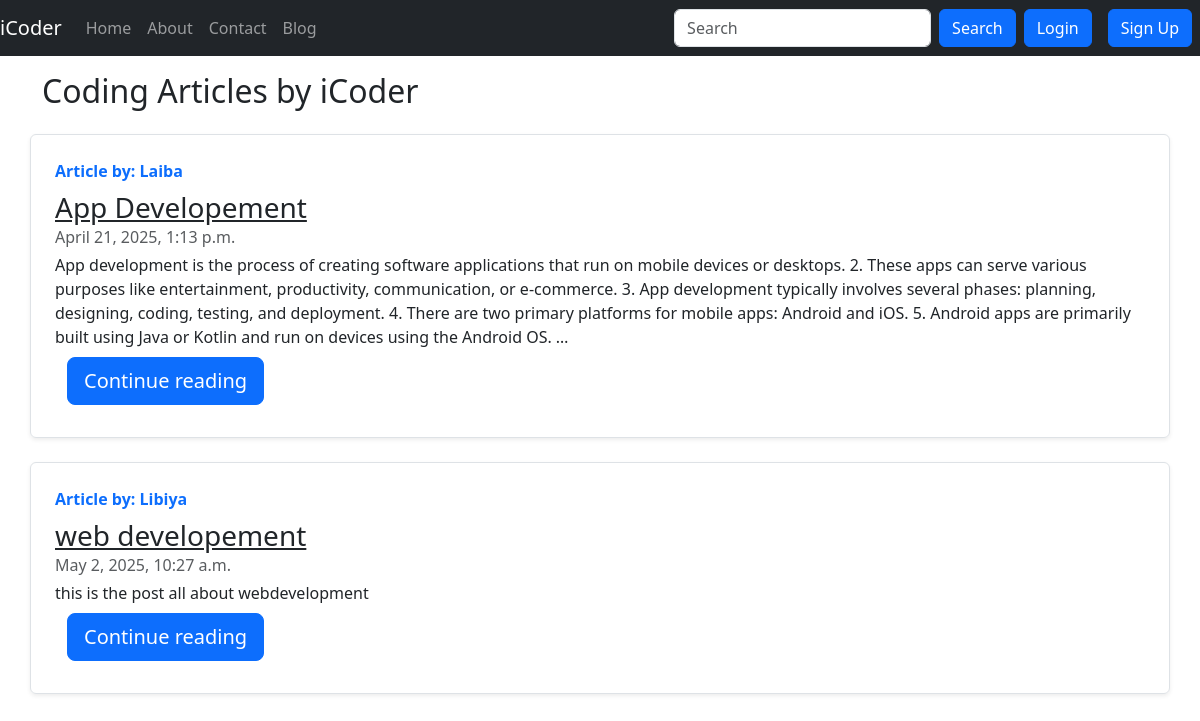
Screenshot of /blog/ with the database file from the repository.
### blog/models.py (models this page shows, shortened)
class Post(models.Model):
    sno= models.AutoField(primary_key=True)
    title = models.CharField(max_length=100)
    author = models.CharField(max_length=50)
    content = models.TextField()
    slug = models.SlugField(max_length=100, unique=True)
    timestamp = models.DateTimeField(blank=True)

### blog/views.py (the view)
# urls.py: path('', views.blogHome, name='blogHome'),
def blogHome(request):
    allposts = Post.objects.all()
    context = {'allposts': allposts}
    return render(request,'blog/blogHome.html', context)

### templates/blog/blogHome.html (shortened to what this page needs)
{%extends 'base.html'%}
{%block body%}
<div class="container my-3">
    <h2>Coding Articles by iCoder</h2>
    {% for post in allposts %}
    <div class="row no-gutters border rounded overflow-hidden flex-md-row mb-4 shadow-sm h-md-250 my-4 position-relative">
        <div class="col p-4 d-flex flex-column position-static">
            <strong class="d-inline-block mb-2 text-primary" >Article by: {{post.author}}</strong>
            <h3 class="mb-0"><a class = "text-dark" href="{{post.slug}}">{{post.title}}</a></h3>
            <div class="mb-1 text-muted">{{post.timestamp}}</div>
            <p class="card-text mb-auto">{{post.content| truncatechars:500}}</p>
            <div class=container my-2>
                <a class="btn btn-primary btn-lg my-2" href="{{post.slug}}" role="button">Continue reading</a>
            </div>
        </div>
    </div>
    {% endfor %}
</div>
{%endblock%}

### rows the page displays
Post: author "Laiba", title "App Developement", timestamp "April 21, 2025, 1:13 p.m.", content "App development is the process of creating software applications that run on mobile devices or desktops. 2. These apps can serve various purposes like entertainment, productivity, communication, or e-commerce. 3. App development typically involves several phases: planning, designing, coding, testing, and deployment. 4. There are two primary platforms for mobile apps: Android and iOS. 5. Android apps are primarily built using Java or Kotlin and run on devices using the Android OS. …"
Post: author "Libiya", title "web developement", timestamp "May 2, 2025, 10:27 a.m.", content "this is the post all about webdevelopment"
